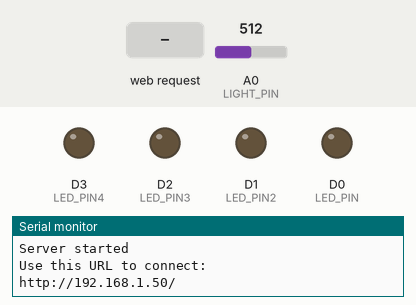
Recording of a sketch running on a simulated ESP8266 (NodeMCU). Shown: output pins drawn as LEDs (lit = HIGH), the last lines printed to the serial monitor. Inputs (shaded band) come from the test bench; at power-on: A0 (LIGHT_PIN) = 512. WiFi joins after 1.5 s; servers stay silent unless stated.

Above: at 2.8 s.
2.9 s: HTTP request GET /LED/OFF1 received
At 3.6 s:
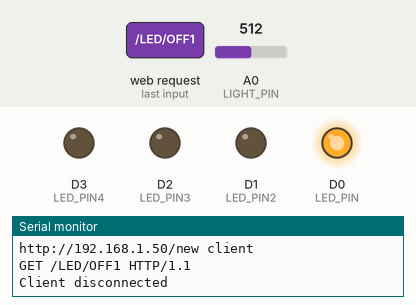
4.4 s: HTTP request GET /LED/AUTO/ON received
At 4.8 s:
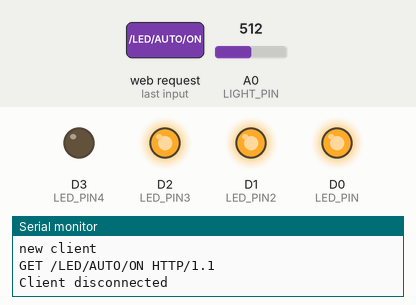
5.9 s: HTTP request GET /LED/ON1 received
At 7.1 s:
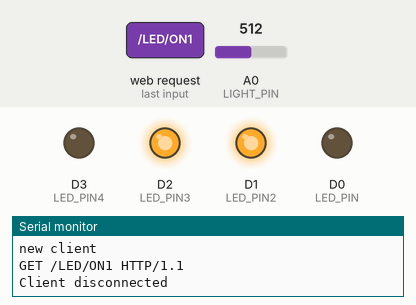
7.4 s: HTTP request GET /LED/AUTO/OFF received
At 8.3 s:
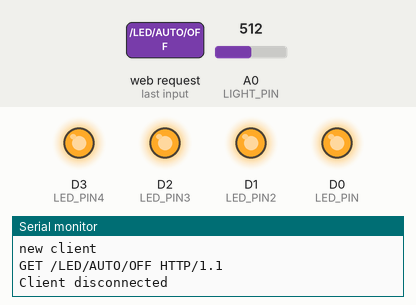
8.9 s: HTTP request GET /LED/ON2 received
At 9.4 s:
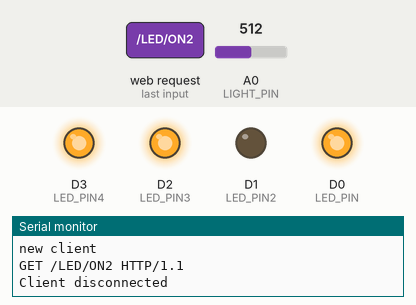
10.4 s: HTTP request GET /LED/ON3 received
At 11.8 s:
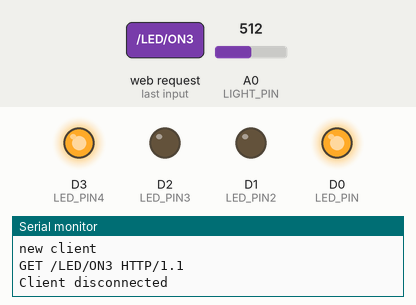
Timing chart, 0 to 12.9 s (numbered marks = the images above; inputs shaded):
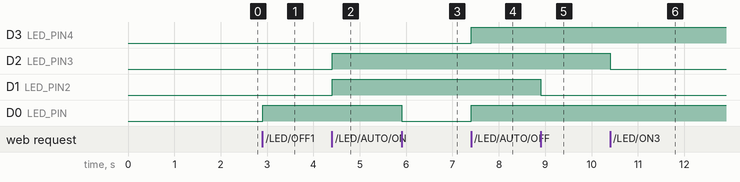

The sketch:

practical_final_project_IOT1-T13.ino
```cpp
 #include <DHT.h>
#include <ESP8266WiFi.h>

const char* ssid = "260";
const char* password = "123456789";
#define D0 16
#define D1 5
#define D2 4
#define D3 0
#define D4 16

#define LIGHT_PIN A0
#define LED_PIN D0
#define LED_PIN2 D1
#define LED_PIN3 D2
#define LED_PIN4 D3

//#define RELAY1_PIN D1

#define LED_ON 0
#define LED_OFF 1

int light_value;

WiFiServer server(80);

//2/7
void drawmenu(WiFiClient &pclient){
  pclient.println("HTTP/1.1 200 OK");
  pclient.println("Content-Type: text/html");
  pclient.println("");

   pclient.println("<!DOCTYPE HTML>");
   pclient.println("<html>");
   pclient.println("<head>");
   pclient.println("<title>NodeMCU Control</title>");
   pclient.println("<meta name='viewport' content='width=device-width, user-scalable=no'>");
   pclient.println("</head>");
   pclient.println("<body>");
   pclient.println("<div style='width: 300px; margin: auto; text-align:center;'>");
  // pclient.println("<h1>Welcone to Handong Global University</h1>");
   pclient.println("<h2>NodeMCU Web Server</h2>");
   pclient.print("<h3>");
   pclient.print(WiFi.localIP());
   pclient.println("</h3>");
   pclient.println("<p>");
   pclient.println("</p>");
   pclient.println("<p>");
   pclient.println("LED1 : ");
   pclient.println("</p>");
   pclient.println("<a href=\"/LED/ON1\"\"><button>LED On </button></a>");
   pclient.println("<a href=\"/LED/OFF1\"\"><button>LED Off </button></a><br/>");
    pclient.println("<p>");
   pclient.println("LED2 :");
   pclient.println("</p>");
   pclient.println("<a href=\"/LED/ON2\"\"><button>LED2 On </button></a>");
   pclient.println("<a href=\"/LED/OFF2\"\"><button>LED2 Off </button></a><br/>");
      pclient.println("<p>");
   pclient.println("LED3 :");
   pclient.println("</p>");
   pclient.println("<a href=\"/LED/ON3\"\"><button>LED3 On </button></a>");
   pclient.println("<a href=\"/LED/OFF3\"\"><button>LED3 Off </button></a><br/>");
      pclient.println("<p>");
   pclient.println("LED4 :");
   pclient.println("</p>");
   pclient.println("<a href=\"/LED/ON4\"\"><button>LED4 On </button></a>");
   pclient.println("<a href=\"/LED/OFF4\"\"><button>LED4 Off </button></a><br/>");
         pclient.println("<p>");
   pclient.println("AutoMode :");
   pclient.println("</p>");
   pclient.println("<a href=\"/LED/AUTO/ON\"\"><button>Auto On </button></a>");
   pclient.println("<a href=\"/LED/AUTO/OFF\"\"><button>Auto Off </button></a><br/>");
   pclient.println("<p>");
   pclient.println("Light intensity : "); pclient.println(light_value);
   pclient.println("</p>");
   pclient.println("</div>");
   pclient.println("</body>");
   pclient.println("</html>");
}
//4/7
void setup() {

//시리얼 통신 설정
  Serial.begin(9600);
  delay(100);
//핀 설정


  pinMode(LIGHT_PIN, INPUT);
  pinMode(LED_PIN, OUTPUT);
  pinMode(LED_PIN2, OUTPUT);
  pinMode(LED_PIN3, OUTPUT);
  pinMode(LED_PIN4, OUTPUT);

//connect to wifi my network;
Serial.println("\n\n");
Serial.println("Connecting to ");
Serial.println(ssid);
WiFi.mode(WIFI_STA);
WiFi.begin(ssid, password);


//5/7
while (WiFi.status() != WL_CONNECTED) {
   delay(500);
  Serial.println("not WL");//
}

Serial.println("");
Serial.println("WiFi Connected");

server.begin();
Serial.println("Server started");

Serial.println("Use this URL to connect: ");
Serial.print("http://");
Serial.print(WiFi.localIP());
Serial.print("/");

}//end of setup

void loop() {
  WiFiClient client = server.available();
  if(!client) {
    return;
  }

  //7/7
  light_value = analogRead(LIGHT_PIN);

Serial.println("new client");
while(!client.available()){
  delay(1);
}

String request = client.readStringUntil('\r');
Serial.println(request);
client.flush();


if(request.indexOf("/LED/ON1") != -1){
  digitalWrite(LED_PIN, LED_ON);
}
if(request.indexOf("/LED/OFF1") != -1){
  digitalWrite(LED_PIN, LED_OFF);
}
//
if(request.indexOf("/LED/ON2") != -1){
  digitalWrite(LED_PIN2, LED_ON);
}
if(request.indexOf("/LED/OFF2") != -1){
  digitalWrite(LED_PIN2, LED_OFF);
}
if(request.indexOf("/LED/ON3") != -1){
  digitalWrite(LED_PIN3, LED_ON);
}
if(request.indexOf("/LED/OFF3") != -1){
  digitalWrite(LED_PIN3, LED_OFF);
}
if(request.indexOf("/LED/ON4") != -1){
  digitalWrite(LED_PIN4, LED_ON);
}
if(request.indexOf("/LED/OFF4") != -1){
  digitalWrite(LED_PIN4, LED_OFF);
}

if(request.indexOf("/LED/AUTO/ON") != -1)
{
//while(request.indexOf("/LED/AUTO/ON") != -1)
  {
  //drawmenu(client);
   // delay(300);
 // light_value = analogRead(LIGHT_PIN);
 // if(request.indexOf("/LED/AUTO/OFF") != -1){
 //  break;
 // }
   if(light_value<85){
   digitalWrite(LED_PIN, LED_ON);
   digitalWrite(LED_PIN2, LED_ON);
   digitalWrite(LED_PIN3, LED_ON);
   digitalWrite(LED_PIN4, LED_ON);
  }
  if(light_value<175 && light_value>=85 ){
   digitalWrite(LED_PIN2, LED_ON);
   digitalWrite(LED_PIN3, LED_ON);
   digitalWrite(LED_PIN4, LED_ON);
   digitalWrite(LED_PIN, LED_OFF);
  }
 if(light_value<202 && light_value>=175 ){
   digitalWrite(LED_PIN3, LED_ON);
   digitalWrite(LED_PIN4, LED_ON);
   digitalWrite(LED_PIN, LED_OFF);
   digitalWrite(LED_PIN2, LED_OFF);
  }
  if(light_value>=202)
  {
   digitalWrite(LED_PIN4, LED_ON);
   digitalWrite(LED_PIN, LED_OFF);
   digitalWrite(LED_PIN2, LED_OFF);
   digitalWrite(LED_PIN3, LED_OFF);
  }
  }//while
}
if(request.indexOf("/LED/AUTO/OFF") != -1){
  digitalWrite(LED_PIN, LED_OFF);
  digitalWrite(LED_PIN2, LED_OFF);
  digitalWrite(LED_PIN3, LED_OFF);
  digitalWrite(LED_PIN4, LED_OFF);
}
 //delay(300);
//82~84
//134
//198~201
//205~207

drawmenu(client);
delay(1);
Serial.println("Client disconnected");
Serial.print("");
}
```

Measured:
- after the input at 2.9 s, D0 (LED_PIN): LOW → HIGH at once
- after the input at 4.4 s, D2 (LED_PIN3), D1 (LED_PIN2): LOW → HIGH at once
- after the input at 5.9 s, D0 (LED_PIN): HIGH → LOW at once
- after the input at 7.4 s, D3 (LED_PIN4), D0 (LED_PIN): LOW → HIGH at once
- after the input at 8.9 s, D1 (LED_PIN2): HIGH → LOW at once
- after the input at 10.4 s, D2 (LED_PIN3): HIGH → LOW at once
